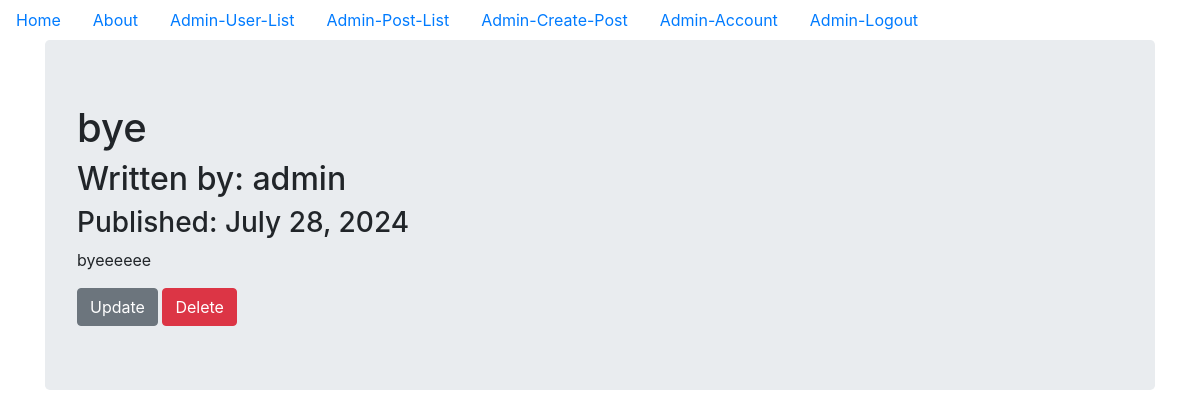
Before: /admin_read_post/1 (signed in) with the older database file.
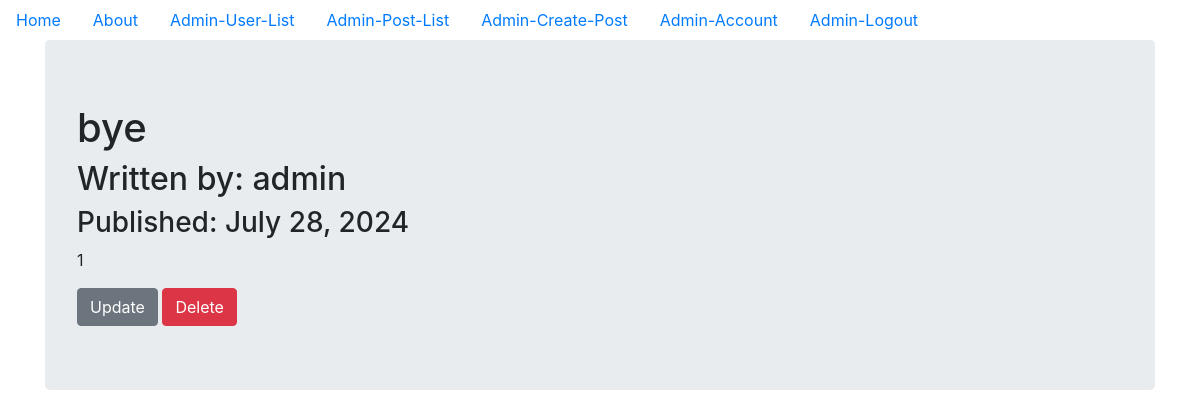
After: the same page with the newer database file.
### models.py (models this page shows, shortened)
class AdminBlogPost(db.Model):
    __tablename__ = 'adminblogpost_table'
    id = db.Column(db.Integer, primary_key=True)
    date = db.Column(db.DateTime, nullable=False, default=datetime.utcnow)
    title = db.Column(db.String(140), nullable=False)
    text = db.Column(db.Text, nullable=False)
    user_id = db.Column(db.Integer, db.ForeignKey('admin_table.id'), nullable=False)

### admin_site/admin_blog_post/views.py (the view)
@admin_blog_post_bp.route('/admin_read_post/<int:blog_post_id>')
@login_required
def admin_read_post(blog_post_id):
    blog_post = AdminBlogPost.query.get_or_404(blog_post_id)
    return render_template('admin_read_post.html',title=blog_post.title,
                            date=blog_post.date,post=blog_post)

### models.py (called while the page is built)
@login_manager.user_loader
def load_user(user_id):
    user = User.query.get(user_id)
    if user:
        return user
    admin = Admin.query.get(user_id)
    if admin:
        return admin
    return None

### admin_site/templates/admin_read_post.html (shortened to what this page needs)
{% extends "base.html" %}
{% block content %}
<div class="jumbotron">
  <h1>{{ post.title }}</h1>
  <h2>Written by: {{post.admin_author.username}}</h2>
  <h3>Published: {{ post.date.strftime('%B %d, %Y') }}</h3>
  <p>{{post.text}}</p>
   {% if post.admin_author == current_user %}
     <div>
       <a class="btn btn-secondary" href="{{ url_for('admin_blog_post_bp.admin_update_post', blog_post_id=post.id) }}">Update</a>
       <button type="button" class="btn btn-danger" data-toggle="modal" data-target="#del_modal">Delete</button>
     </div>
   {% endif %}
</div>
{% endblock content %}

Changed rows visible on the page:
changed AdminBlogPost "bye": text "byeeeeee" → "1"
